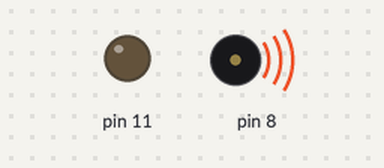
The sketch below on a simulated Arduino Uno, built with avr-gcc and run on an emulated ATmega328P. Shown: output pins drawn as LEDs (lit = HIGH), buzzer (waves = sounding).

Above: at 0.5 s.
Timing chart, 0 to 4.6 s (numbered marks = the images above):
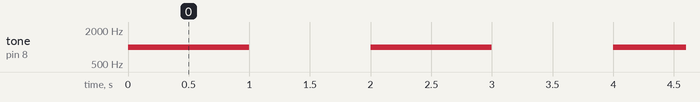

The sketch:

beepingSound.ino
```cpp
void setup(){
  pinMode(11, OUTPUT);
}
void loop(){
  tone(8, 1000); // Send 1KHz sound signal...
  delay(1000); // ...for 1 sec
  noTone(8); // Stop sound...
  delay(1000); // ...for 1sec
}
```

Measured:
- by itself, tone on pin 8: alternates 1000 Hz for 1.0 s and silent for 1.0 s
